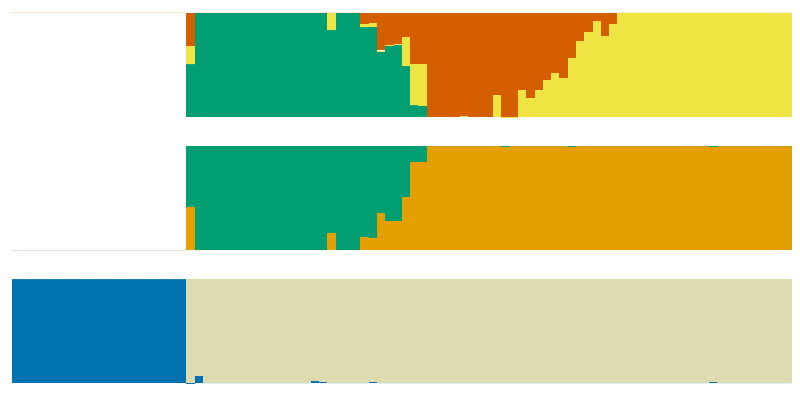

Reproduce this figure in R.
library(dplyr)
library(ggplot2)
library(tidyr)
library(reshape)
library(gridExtra)

### Import structure results

k2 <- read.csv("Structure_genomewide_results_K2.csv",sep=",",header=TRUE)
k3 <- read.csv("Structure_genomewide_results_novoulmi_K3.csv",sep=",",header=TRUE)
k2n <- read.csv("Structure_genomewide_results_novoulmi_K2.csv",sep=",",header=TRUE)
pop <- read.table("Species_distinction_PCA.txt", sep="\t", header = T)

k2pop <- merge(k2,pop,by.x = 'Label',by.y = 'SpName')
k3pop <- merge(k3,pop,by.x = 'Label', by.y = 'SpName')
k2npop <- merge(k2n,pop,by.x = 'Label', by.y = 'SpName')
  
### Import  order
o <- read.table("plotTree_strain_order_corr.txt",sep="\t",header=FALSE)
colnames(o) <- 'row_order'


### Colors
palegreen <- colors()[517] 
goldenrod2 <- colors()[149]
olivedrab4 <- colors()[497]
firebrick3 <- colors()[136]
aquamarine4 <- colors()[12]
dodgerblue3 <- colors()[131]
orange3 <- colors()[501]
khaki3 <- colors()[385]

### K2 plot

dk2 <- merge(o, k2pop, by.x = 'row_order', by.y = 'NameBam')
dn <- dk2[c('row_order','ULM','Novo.ulmi')]
gk2 <- dn %>% gather(key = 'Species', value = 'Admixture', c(2,3))
# reorder dataframe
gk2$row_order <- factor(gk2$row_order, levels = as.vector(o$row_order))

p1 <- ggplot(gk2) + aes(x = row_order, y = Admixture, fill = Species) +
  geom_bar(stat = 'identity', col=NA, width=1) +
  scale_fill_manual(values = c(khaki3,dodgerblue3)) +
  theme(panel.background = element_blank(),
        panel.grid = element_blank(),
        axis.ticks = element_blank(),
        axis.title = element_blank(),
        legend.position = "none",
        #axis.text.x = element_text(angle=90),
        axis.text = element_blank())
p1

### K2 nov plot

dk2n <- merge(o, k2npop, by.x = 'row_order', by.y = 'NameBam')
dnn <- dk2n[c('row_order','AME','NOV','Blank')]
gk2n <- dnn %>% gather(key = 'Species', value = 'Admixture', c(2,3))
# reorder dataframe
gk2n$row_order <- factor(gk2n$row_order, levels = as.vector(o$row_order))

p3 <- ggplot(gk2n) + aes(x = row_order, y = Admixture, fill = Species) +
  geom_bar(stat = 'identity', col=NA, width=1) +
  scale_fill_manual(values = c(olivedrab4,orange3)) +
  theme(panel.background = element_blank(),
        panel.grid = element_blank(),
        axis.ticks = element_blank(),
        axis.title = element_blank(),
        legend.position = "none",
        #axis.text.x = element_text(angle=90),
        axis.text = element_blank())
p3



### K3 plot

dk3 <- merge(o, k3pop, by.x = 'row_order', by.y = 'NameBam')
dc <- dk3[c('row_order','AME1','AME2','NOV','Blank')]
gk3 <- dc %>% gather(key = 'Species', value = 'Admixture', c(2,3,4,5))
gk3$row_order <- factor(gk3$row_order, levels = as.vector(o$row_order))

p2 <- ggplot(gk3) + aes(x = row_order, y = Admixture, fill = Species) +
  geom_bar(stat = 'identity', col=NA, width=1) +
  scale_fill_manual(values = c("#CD2626","#EEB422","white","#698B22")) +
  theme(panel.background = element_blank(),
        panel.grid = element_blank(),
        axis.ticks = element_blank(),
        axis.title = element_blank(),
        legend.position = "none",
        axis.text = element_blank())
p2




### Combine the plots

pdf("plotStructure.pdf", w = 8, h = 4)
grid.arrange(p2,p3,p1,ncol=1)
dev.off()


